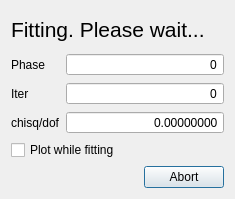
<?xml version="1.0" encoding="UTF-8"?>
<ui version="4.0">
 <class>FitDialog</class>
 <widget class="QDialog" name="FitDialog">
  <property name="windowModality">
   <enum>Qt::WindowModal</enum>
  </property>
  <property name="geometry">
   <rect>
    <x>0</x>
    <y>0</y>
    <width>235</width>
    <height>199</height>
   </rect>
  </property>
  <property name="windowTitle">
   <string>Fit</string>
  </property>
  <property name="modal">
   <bool>true</bool>
  </property>
  <layout class="QGridLayout" name="gridLayout">
   <item row="0" column="0">
    <widget class="QLabel" name="label">
     <property name="styleSheet">
      <string notr="true">font-size: 16pt</string>
     </property>
     <property name="text">
      <string>Fitting. Please wait...</string>
     </property>
    </widget>
   </item>
   <item row="1" column="0">
    <layout class="QFormLayout" name="formLayout">
     <item row="1" column="0">
      <widget class="QLabel" name="label_2">
       <property name="text">
        <string>Iter</string>
       </property>
      </widget>
     </item>
     <item row="1" column="1">
      <widget class="QSpinBox" name="iterSpinBox">
       <property name="sizePolicy">
        <sizepolicy hsizetype="Expanding" vsizetype="Fixed">
         <horstretch>0</horstretch>
         <verstretch>0</verstretch>
        </sizepolicy>
       </property>
       <property name="minimumSize">
        <size>
         <width>120</width>
         <height>0</height>
        </size>
       </property>
       <property name="alignment">
        <set>Qt::AlignRight|Qt::AlignTrailing|Qt::AlignVCenter</set>
       </property>
       <property name="readOnly">
        <bool>true</bool>
       </property>
       <property name="buttonSymbols">
        <enum>QAbstractSpinBox::NoButtons</enum>
       </property>
      </widget>
     </item>
     <item row="2" column="0">
      <widget class="QLabel" name="label_3">
       <property name="text">
        <string>chisq/dof</string>
       </property>
      </widget>
     </item>
     <item row="2" column="1">
      <widget class="QDoubleSpinBox" name="chisqDoubleSpinBox">
       <property name="sizePolicy">
        <sizepolicy hsizetype="Expanding" vsizetype="Fixed">
         <horstretch>0</horstretch>
         <verstretch>0</verstretch>
        </sizepolicy>
       </property>
       <property name="minimumSize">
        <size>
         <width>120</width>
         <height>0</height>
        </size>
       </property>
       <property name="alignment">
        <set>Qt::AlignRight|Qt::AlignTrailing|Qt::AlignVCenter</set>
       </property>
       <property name="readOnly">
        <bool>true</bool>
       </property>
       <property name="buttonSymbols">
        <enum>QAbstractSpinBox::NoButtons</enum>
       </property>
       <property name="decimals">
        <number>8</number>
       </property>
       <property name="maximum">
        <double>99999.999989999996615</double>
       </property>
      </widget>
     </item>
     <item row="0" column="0">
      <widget class="QLabel" name="label_4">
       <property name="text">
        <string>Phase</string>
       </property>
      </widget>
     </item>
     <item row="0" column="1">
      <widget class="QSpinBox" name="phaseSpinBox">
       <property name="sizePolicy">
        <sizepolicy hsizetype="Expanding" vsizetype="Fixed">
         <horstretch>0</horstretch>
         <verstretch>0</verstretch>
        </sizepolicy>
       </property>
       <property name="minimumSize">
        <size>
         <width>120</width>
         <height>0</height>
        </size>
       </property>
       <property name="alignment">
        <set>Qt::AlignRight|Qt::AlignTrailing|Qt::AlignVCenter</set>
       </property>
       <property name="readOnly">
        <bool>true</bool>
       </property>
       <property name="buttonSymbols">
        <enum>QAbstractSpinBox::NoButtons</enum>
       </property>
       <property name="maximum">
        <number>999</number>
       </property>
      </widget>
     </item>
    </layout>
   </item>
   <item row="2" column="0">
    <widget class="QCheckBox" name="plotCheckBox">
     <property name="text">
      <string>Plot while fitting</string>
     </property>
    </widget>
   </item>
   <item row="3" column="0">
    <widget class="QDialogButtonBox" name="buttonBox">
     <property name="orientation">
      <enum>Qt::Horizontal</enum>
     </property>
     <property name="standardButtons">
      <set>QDialogButtonBox::Abort</set>
     </property>
    </widget>
   </item>
  </layout>
 </widget>
 <resources/>
 <connections>
  <connection>
   <sender>buttonBox</sender>
   <signal>accepted()</signal>
   <receiver>FitDialog</receiver>
   <slot>accept()</slot>
   <hints>
    <hint type="sourcelabel">
     <x>248</x>
     <y>254</y>
    </hint>
    <hint type="destinationlabel">
     <x>157</x>
     <y>274</y>
    </hint>
   </hints>
  </connection>
  <connection>
   <sender>buttonBox</sender>
   <signal>rejected()</signal>
   <receiver>FitDialog</receiver>
   <slot>reject()</slot>
   <hints>
    <hint type="sourcelabel">
     <x>316</x>
     <y>260</y>
    </hint>
    <hint type="destinationlabel">
     <x>286</x>
     <y>274</y>
    </hint>
   </hints>
  </connection>
 </connections>
</ui>
